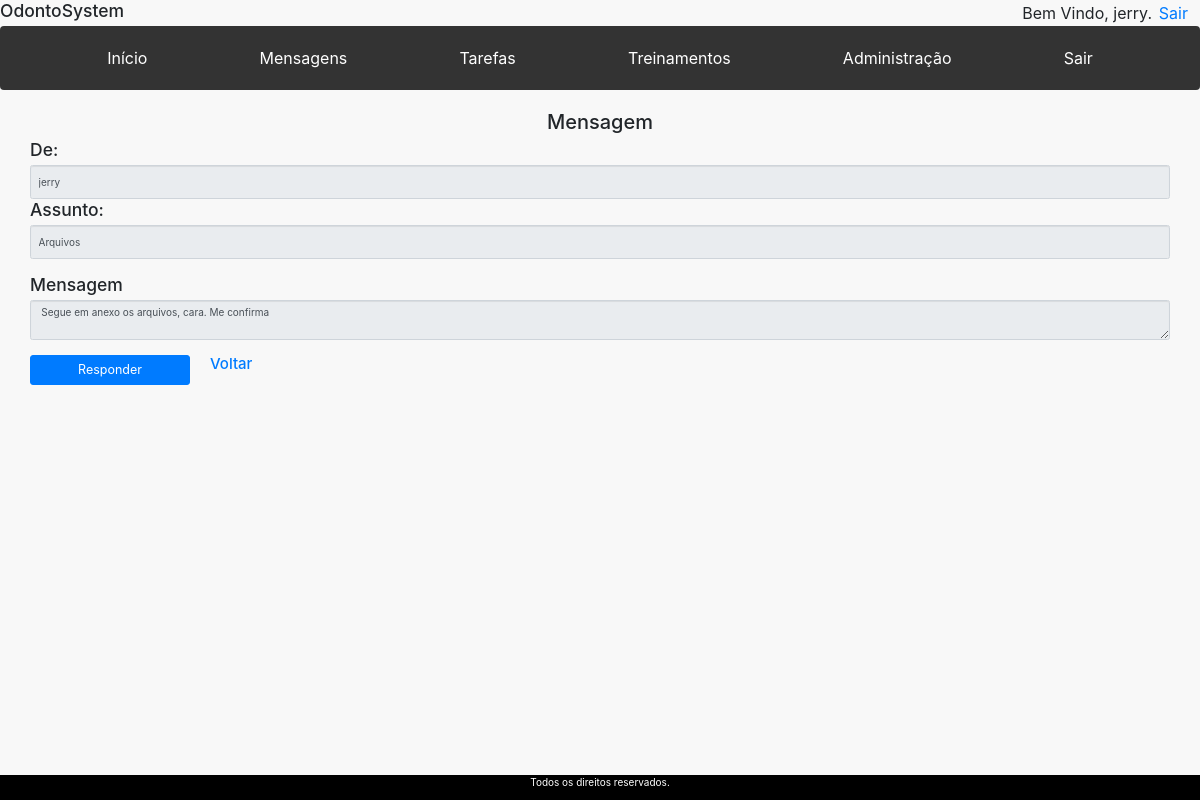
Screenshot of /view/Mensagem/visualizar_mensagem.php?id=1 (signed in) with the database file from the repository.
### tables this page shows
CREATE TABLE `mensagem` (
  `id_mensagem` int(11) NOT NULL,
  `mensagem` varchar(45) NOT NULL,
  `data` date DEFAULT NULL,
  `id_funcionario_remetente` int(11) NOT NULL,
  `id_funcionario_destinatario` int(11) NOT NULL,
  `excluido` int(11) DEFAULT NULL,
  `assunto` varchar(45) NOT NULL,
  `visualizado` int(11) DEFAULT NULL
);

CREATE TABLE `funcionario` (
  `id_funcionario` int(11) NOT NULL,
  `nome` varchar(45) NOT NULL,
  `cpf` varchar(45) NOT NULL,
  `endereco` varchar(45) NOT NULL,
  `id_cargo` int(11) NOT NULL,
  `sexo` varchar(45) NOT NULL,
  `senha` varchar(10) NOT NULL,
  `ativo` int(11) DEFAULT NULL
);

### model/Mensagem.php (called while the page is built, shortened)
<?php
class Mensagem {
	public static function returnNomeById($id_funcionario) {
		$conn = Banco::connect();
		$stmt = $conn->prepare("SELECT nome FROM Mensagem, Funcionario WHERE id_funcionario = :id_funcionario");
		$stmt->bindParam(":id_funcionario", $id_funcionario);
		$stmt->execute();
		$results = $stmt->fetchAll(PDO::FETCH_ASSOC);
		return $results[0]['nome'];
	}
	public function GetMensagemById($id_mensagem) {
		$conn = Banco::connect();
		$stmt = $conn->prepare("SELECT * FROM Mensagem WHERE id_mensagem = :id_mensagem");
		$stmt->bindParam(":id_mensagem", $id_mensagem);
		$stmt->execute();
		$results = $stmt->fetchAll(PDO::FETCH_ASSOC);
		return $results[0];
	}
	public function visualizar($id_mensagem) {
		$conn = Banco::connect();
		$stmt = $conn->prepare("SELECT visualizado FROM Mensagem WHERE id_mensagem = :id_mensagem");
		$stmt->bindParam(":id_mensagem", $id_mensagem);
		$stmt->execute();
		$visualizado = $stmt->fetchAll(PDO::FETCH_ASSOC);
		if ($visualizado[0]['visualizado'] == '1')
			return false;
		else {
			$stmt = $conn->prepare("UPDATE Mensagem SET visualizado = 1 WHERE id_mensagem = :id_mensagem");
			$stmt->bindParam(":id_mensagem", $id_mensagem);
			$stmt->execute();
		}
	}
}
?>

### controller/MensagemController.php (called while the page is built, shortened)
<?php
require_once($_SERVER['DOCUMENT_ROOT'] . "/OdontoSystem/model/Mensagem.php");
class MensagemController {
	public function returnNomeById($id_funcionario) {
				$nome = Mensagem::returnNomeById($id_funcionario);
		return $nome;
	}
	public function GetMensagemById($id_mensagem) {
		$mensagem = new Mensagem();
		$msg = $mensagem->GetMensagemById($id_mensagem);
		$mensagem->visualizar($id_mensagem);
		return $msg;
	}
}
?>

### view/Mensagem/visualizar_mensagem.php (the view)
<?php
	require_once($_SERVER['DOCUMENT_ROOT'] . "/OdontoSystem/controller/MensagemController.php");
	require_once("../header.php");
if (isset($_GET['id'])) {
	$id_mensagem = $_GET['id'];
	$mensagemcontroller = new MensagemController();
	$msg = $mensagemcontroller->GetMensagemById($id_mensagem);
	$nome = $mensagemcontroller->returnNomeById($msg['id_funcionario_remetente']);
	$id_mensagem = $msg['id_mensagem'];
}
?>
<body>
	<h2><center>Mensagem</center></h2>
	<div class="container">
		<div class="row">
			<h3>De: </h3><input type="text" readonly="true" value=<?=$nome?> class="form-control">
		</div>
		<div class="row">
			<h3>Assunto:</h3> <input type="text" readonly="true" value=<?=$msg['assunto']?> class="form-control">
		</div>
		<br>
		<div class="row">
			<h3> Mensagem </h3>
			<textarea class="form-control" readonly="true"> <?=$msg['mensagem']?> </textarea>
		</div>
		<br>
		<div class="row">
		<?php
			echo "<a href='/OdontoSystem/view/Mensagem/nova_mensagem.php?id_mensagem_resposta=$id_mensagem'><button class='btn btn-primary btn-lg botao' style = 'width: 20vh;'>Responder</button></a>";
		?>
		<a href="/OdontoSystem/view/Mensagem/caixa_entrada.php" style="margin-left: 20px;"><h4>Voltar</h4></a>
	</div>
	</div>
</body>
<?php
	require_once("../footer.php");
?>
</html>

### resources/css/sb-admin-2.css (style rules this page uses)
body { background-color: #f8f8f8; }

### rows the page displays
mensagem: id_funcionario_remetente.nome "jerry", assunto "Arquivos", mensagem "Segue em anexo os arquivos, cara. Me confirma"

### other values shown
$_SESSION['nome'] "jerry"
